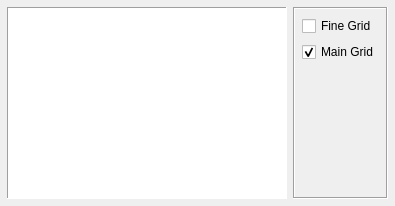
<?xml version="1.0" encoding="UTF-8"?>
<ui version="4.0">
 <class>CharSetW</class>
 <widget class="QMainWindow" name="CharSetW">
  <property name="geometry">
   <rect>
    <x>0</x>
    <y>0</y>
    <width>395</width>
    <height>206</height>
   </rect>
  </property>
  <property name="sizePolicy">
   <sizepolicy hsizetype="Expanding" vsizetype="Expanding">
    <horstretch>0</horstretch>
    <verstretch>0</verstretch>
   </sizepolicy>
  </property>
  <property name="windowTitle">
   <string>Character Set</string>
  </property>
  <widget class="QWidget" name="centralWidget">
   <property name="sizePolicy">
    <sizepolicy hsizetype="Expanding" vsizetype="Expanding">
     <horstretch>0</horstretch>
     <verstretch>0</verstretch>
    </sizepolicy>
   </property>
   <layout class="QHBoxLayout" name="horizontalLayout">
    <property name="leftMargin">
     <number>7</number>
    </property>
    <property name="topMargin">
     <number>7</number>
    </property>
    <property name="rightMargin">
     <number>7</number>
    </property>
    <property name="bottomMargin">
     <number>7</number>
    </property>
    <item>
     <widget class="GfxEditorView" name="view">
      <property name="sizePolicy">
       <sizepolicy hsizetype="Expanding" vsizetype="Expanding">
        <horstretch>0</horstretch>
        <verstretch>0</verstretch>
       </sizepolicy>
      </property>
      <property name="minimumSize">
       <size>
        <width>276</width>
        <height>36</height>
       </size>
      </property>
      <property name="maximumSize">
       <size>
        <width>16777215</width>
        <height>16777215</height>
       </size>
      </property>
      <property name="sizeIncrement">
       <size>
        <width>0</width>
        <height>0</height>
       </size>
      </property>
      <property name="baseSize">
       <size>
        <width>0</width>
        <height>0</height>
       </size>
      </property>
      <property name="frameShape">
       <enum>QFrame::Panel</enum>
      </property>
      <property name="frameShadow">
       <enum>QFrame::Sunken</enum>
      </property>
      <property name="lineWidth">
       <number>1</number>
      </property>
      <property name="midLineWidth">
       <number>0</number>
      </property>
      <property name="verticalScrollBarPolicy">
       <enum>Qt::ScrollBarAsNeeded</enum>
      </property>
      <property name="horizontalScrollBarPolicy">
       <enum>Qt::ScrollBarAsNeeded</enum>
      </property>
     </widget>
    </item>
    <item alignment="Qt::AlignRight">
     <widget class="QFrame" name="frameControl">
      <property name="sizePolicy">
       <sizepolicy hsizetype="Maximum" vsizetype="Expanding">
        <horstretch>0</horstretch>
        <verstretch>0</verstretch>
       </sizepolicy>
      </property>
      <property name="maximumSize">
       <size>
        <width>16777215</width>
        <height>16777215</height>
       </size>
      </property>
      <property name="frameShape">
       <enum>QFrame::Box</enum>
      </property>
      <property name="frameShadow">
       <enum>QFrame::Sunken</enum>
      </property>
      <layout class="QVBoxLayout" name="controlLayout">
       <property name="leftMargin">
        <number>7</number>
       </property>
       <property name="topMargin">
        <number>7</number>
       </property>
       <property name="rightMargin">
        <number>7</number>
       </property>
       <property name="bottomMargin">
        <number>7</number>
       </property>
       <item>
        <widget class="QCheckBox" name="checkFineGrid">
         <property name="text">
          <string>Fine Grid</string>
         </property>
         <property name="checked">
          <bool>false</bool>
         </property>
        </widget>
       </item>
       <item>
        <widget class="QCheckBox" name="checkMainGrid">
         <property name="text">
          <string>Main Grid</string>
         </property>
         <property name="checked">
          <bool>true</bool>
         </property>
        </widget>
       </item>
       <item>
        <widget class="QWidget" name="widget" native="true">
         <property name="sizePolicy">
          <sizepolicy hsizetype="Preferred" vsizetype="Expanding">
           <horstretch>0</horstretch>
           <verstretch>0</verstretch>
          </sizepolicy>
         </property>
        </widget>
       </item>
      </layout>
     </widget>
    </item>
   </layout>
  </widget>
 </widget>
 <layoutdefault spacing="6" margin="11"/>
 <customwidgets>
  <customwidget>
   <class>GfxEditorView</class>
   <extends>QGraphicsView</extends>
   <header>gfx.h</header>
  </customwidget>
 </customwidgets>
 <resources/>
 <connections/>
</ui>
